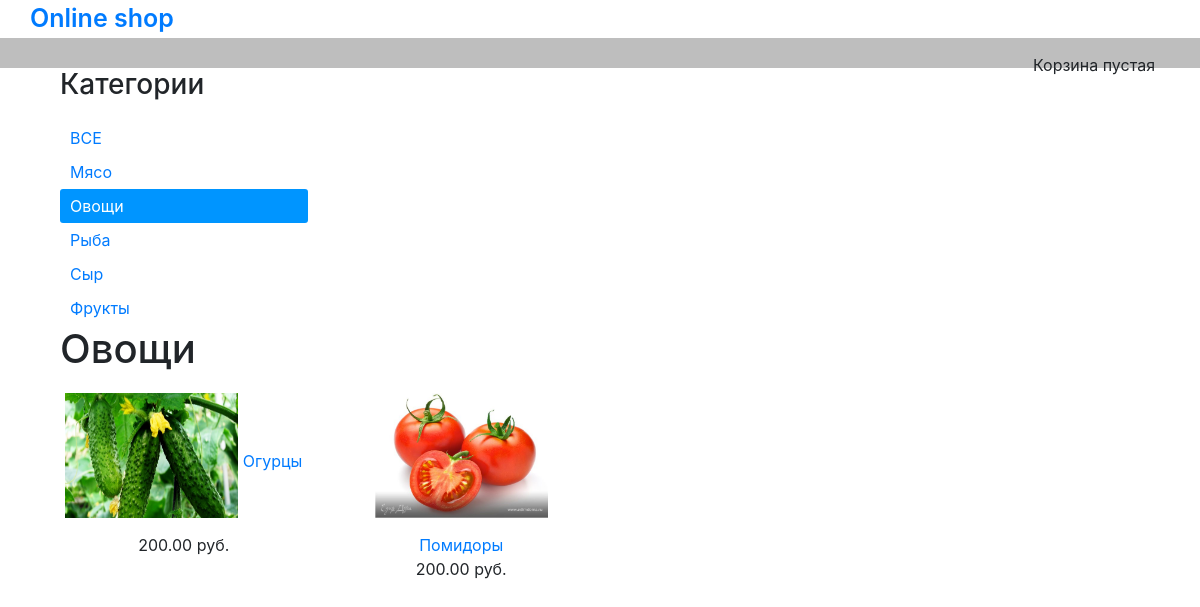
The page /ovoshi/ on the database its author committed.
### shop/models.py (models this page shows, shortened)
class Category(models.Model):
    name = models.CharField(max_length=100, db_index=True)
    slug = models.SlugField(max_length=100, db_index=True, unique=True)
    class Meta:
        ordering = ['name']
        verbose_name = 'Категория'
        verbose_name_plural = 'Категории'
    def get_absolute_url(self):
        return reverse('shop:ProductByCategory', args=[self.slug])

class Product(models.Model):
    category = models.ForeignKey(Category, related_name='products', verbose_name='Категория', on_delete=models.CASCADE)
    name = models.CharField(max_length=100, db_index=True, verbose_name='Название')
    slug = models.SlugField(max_length=100, db_index=True)
    description = models.TextField(blank=True, verbose_name='Описание')
    price = models.DecimalField(max_digits=10, decimal_places=2, verbose_name='Цена')
    image = models.ImageField(upload_to='products/%Y/%m/%d/', blank=True, verbose_name='Изображение товара', default='static/img/no-image.jpg')
    stock = models.PositiveIntegerField(verbose_name='На складе')
    available = models.BooleanField(default=True, verbose_name='Доступен')
    created = models.DateTimeField(auto_now_add=True)
    updated = models.DateTimeField(auto_now=True)
    class Meta:
        ordering = ['name']
        index_together = [
            ['id', 'slug']
        ]
        verbose_name_plural = 'Товары'
    def get_absolute_url(self):
        return reverse('shop:ProductDetail', args=[self.slug, self.id])

### shop/views.py (the view)
# urls.py: url(r'^(?P<category_slug>[-\w]+)/$', views.product_list, name="ProductByCategory"),
def product_list(request, category_slug=None):
    category = None
    categories = Category.objects.all()
    products = Product.objects.filter(available=True)
    if category_slug:
        category = Category.objects.get(slug=category_slug)
        products = Product.objects.filter(category=category)
    return render(request, 'shop/product_list.html', {'categories': categories,
                                                      'products': products,
                                                      'category': category,
                                                      'cart':Cart(request)})

### cart/cart.py (called while the page is built)
    def __len__(self):
        return sum(item['quantity'] for item in self.cart.values())

### cart/context_processors.py (called while the page is built)
def cart(request):
    return {'cart': Cart(request)}

### shop/templates/shop/product_list.html (shortened to what this page needs)
{% extends 'shop/base.html' %}
{% load staticfiles %}
{% block content %}
<div id="sidebar" class="col-sm-3">
    <h3>Категории</h3>
    <ul>
        {% if not category %}<li class="selected" >{% else %}<li>{% endif %}
          <a href="{% url 'shop:product_list' %}">ВСЕ</a>
        </li>
        {% for cat in categories %}
        {% if category.slug == cat.slug %}<li class="selected">{% else %} <li> {% endif %}
            <a href="{{cat.get_absolute_url}}">{{ cat.name }}</a>
        </li>
        {% endfor %}
    </ul>
</div>
 <div id="main" class="product_list col-sm-9">
    <h1>{% if category %}{{ category.name }}{% else %}Товары{% endif %}</h1>
    <div class="items row">
      {% for product in products %}
        <div class="item col-sm-4">
          <a href="{{ product.get_absolute_url }}">
            {% if product.image %}<img src="{{ product.image.url }}" class="img-responsive" alt="{% static 'img/no-image.png' %}">{% else %}<img src="{% static 'img/no-image.png' %}" class="img-responsive">{% endif %}
          </a>
          <a href="{{ product.get_absolute_url }}">{{ product.name }}</a><br>
          {{ product.price }} руб.
        </div>
     {% endfor %}
    </div>
  </div>
{% endblock %}

### static/css/style.css (style rules this page uses)
#sidebar ul { list-style: none; margin: 0; padding: 0; margin-top: 20px; }
#sidebar ul li { padding: 5px 10px; }
#sidebar ul li.selected { background: #0095ff; color: white; border-radius: 3px; }
#sidebar ul li.selected a { color: white; }
.items { margin-top: 20px; }
.item { text-align: center; margin-bottom: 30px; }
.item a img { margin:auto; margin-bottom: 15px; width:70%; height:125px; }

### rows shown on the page
Category: name "Мясо"
Category: name "Овощи"
Category: name "Рыба"
Category: name "Сыр"
Category: name "Фрукты"
Product: image (picture), name "Огурцы", price "200.00"
Product: image (picture), name "Помидоры", price "200.00"
